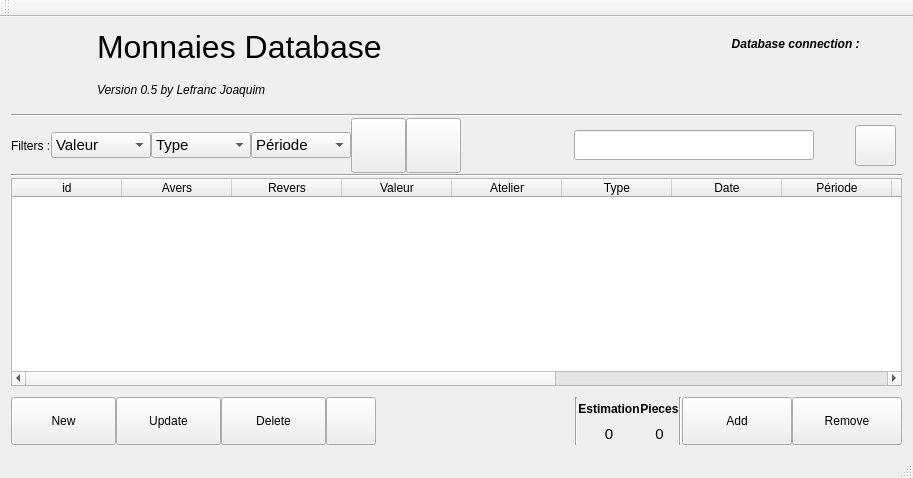
<?xml version="1.0" encoding="UTF-8"?>
<ui version="4.0">
 <class>MainWindow</class>
 <widget class="QMainWindow" name="MainWindow">
  <property name="geometry">
   <rect>
    <x>0</x>
    <y>0</y>
    <width>913</width>
    <height>478</height>
   </rect>
  </property>
  <property name="sizePolicy">
   <sizepolicy hsizetype="Expanding" vsizetype="Expanding">
    <horstretch>0</horstretch>
    <verstretch>0</verstretch>
   </sizepolicy>
  </property>
  <property name="windowTitle">
   <string>MainWindow</string>
  </property>
  <widget class="QWidget" name="centralWidget">
   <property name="sizePolicy">
    <sizepolicy hsizetype="Expanding" vsizetype="Expanding">
     <horstretch>0</horstretch>
     <verstretch>0</verstretch>
    </sizepolicy>
   </property>
   <layout class="QGridLayout" name="gridLayout_2">
    <item row="0" column="0">
     <layout class="QGridLayout" name="gridLayout" rowstretch="0,0,0,0,0,0,0,0,0" columnstretch="0">
      <property name="sizeConstraint">
       <enum>QLayout::SetDefaultConstraint</enum>
      </property>
      <property name="verticalSpacing">
       <number>1</number>
      </property>
      <item row="5" column="0">
       <widget class="Line" name="line">
        <property name="orientation">
         <enum>Qt::Horizontal</enum>
        </property>
       </widget>
      </item>
      <item row="6" column="0">
       <widget class="QTableWidget" name="tableWidgetView">
        <property name="maximumSize">
         <size>
          <width>16777215</width>
          <height>16777215</height>
         </size>
        </property>
        <property name="lineWidth">
         <number>1</number>
        </property>
        <property name="horizontalScrollBarPolicy">
         <enum>Qt::ScrollBarAsNeeded</enum>
        </property>
        <property name="editTriggers">
         <set>QAbstractItemView::NoEditTriggers</set>
        </property>
        <property name="showDropIndicator" stdset="0">
         <bool>false</bool>
        </property>
        <property name="dragDropOverwriteMode">
         <bool>false</bool>
        </property>
        <property name="selectionMode">
         <enum>QAbstractItemView::ExtendedSelection</enum>
        </property>
        <property name="selectionBehavior">
         <enum>QAbstractItemView::SelectRows</enum>
        </property>
        <property name="iconSize">
         <size>
          <width>0</width>
          <height>0</height>
         </size>
        </property>
        <property name="textElideMode">
         <enum>Qt::ElideRight</enum>
        </property>
        <property name="sortingEnabled">
         <bool>false</bool>
        </property>
        <property name="wordWrap">
         <bool>false</bool>
        </property>
        <property name="cornerButtonEnabled">
         <bool>false</bool>
        </property>
        <property name="rowCount">
         <number>0</number>
        </property>
        <attribute name="horizontalHeaderCascadingSectionResizes">
         <bool>true</bool>
        </attribute>
        <attribute name="horizontalHeaderDefaultSectionSize">
         <number>110</number>
        </attribute>
        <attribute name="horizontalHeaderHighlightSections">
         <bool>false</bool>
        </attribute>
        <attribute name="horizontalHeaderMinimumSectionSize">
         <number>4</number>
        </attribute>
        <attribute name="verticalHeaderVisible">
         <bool>false</bool>
        </attribute>
        <attribute name="verticalHeaderDefaultSectionSize">
         <number>150</number>
        </attribute>
        <column>
         <property name="text">
          <string>id</string>
         </property>
        </column>
        <column>
         <property name="text">
          <string>Avers</string>
         </property>
        </column>
        <column>
         <property name="text">
          <string>Revers</string>
         </property>
        </column>
        <column>
         <property name="text">
          <string>Valeur</string>
         </property>
        </column>
        <column>
         <property name="text">
          <string>Atelier</string>
         </property>
        </column>
        <column>
         <property name="text">
          <string>Type</string>
         </property>
        </column>
        <column>
         <property name="text">
          <string>Date</string>
         </property>
        </column>
        <column>
         <property name="text">
          <string>Période</string>
         </property>
        </column>
        <column>
         <property name="text">
          <string>Etat</string>
         </property>
        </column>
        <column>
         <property name="text">
          <string>Métal</string>
         </property>
        </column>
        <column>
         <property name="text">
          <string>Poids (g)</string>
         </property>
        </column>
        <column>
         <property name="text">
          <string>Estimation (€)</string>
         </property>
        </column>
        <column>
         <property name="text">
          <string>Quantité</string>
         </property>
        </column>
       </widget>
      </item>
      <item row="7" column="0">
       <spacer name="verticalSpacer">
        <property name="orientation">
         <enum>Qt::Vertical</enum>
        </property>
        <property name="sizeType">
         <enum>QSizePolicy::Fixed</enum>
        </property>
        <property name="sizeHint" stdset="0">
         <size>
          <width>20</width>
          <height>10</height>
         </size>
        </property>
       </spacer>
      </item>
      <item row="2" column="0">
       <spacer name="verticalSpacer_2">
        <property name="orientation">
         <enum>Qt::Vertical</enum>
        </property>
        <property name="sizeType">
         <enum>QSizePolicy::Minimum</enum>
        </property>
        <property name="sizeHint" stdset="0">
         <size>
          <width>20</width>
          <height>5</height>
         </size>
        </property>
       </spacer>
      </item>
      <item row="4" column="0">
       <layout class="QHBoxLayout" name="horizontalLayout_3">
        <property name="spacing">
         <number>-1</number>
        </property>
        <property name="sizeConstraint">
         <enum>QLayout::SetDefaultConstraint</enum>
        </property>
        <property name="bottomMargin">
         <number>0</number>
        </property>
        <item>
         <widget class="QLabel" name="label_3">
          <property name="maximumSize">
           <size>
            <width>60</width>
            <height>16777215</height>
           </size>
          </property>
          <property name="text">
           <string>Filters :</string>
          </property>
         </widget>
        </item>
        <item>
         <widget class="QComboBox" name="comboBoxValeur">
          <property name="minimumSize">
           <size>
            <width>100</width>
            <height>0</height>
           </size>
          </property>
          <property name="maximumSize">
           <size>
            <width>100</width>
            <height>16777215</height>
           </size>
          </property>
          <property name="font">
           <font>
            <pointsize>11</pointsize>
           </font>
          </property>
          <item>
           <property name="text">
            <string>Valeur</string>
           </property>
          </item>
         </widget>
        </item>
        <item>
         <widget class="QComboBox" name="comboBoxType">
          <property name="minimumSize">
           <size>
            <width>100</width>
            <height>0</height>
           </size>
          </property>
          <property name="maximumSize">
           <size>
            <width>100</width>
            <height>16777215</height>
           </size>
          </property>
          <property name="font">
           <font>
            <pointsize>11</pointsize>
           </font>
          </property>
          <item>
           <property name="text">
            <string>Type</string>
           </property>
          </item>
         </widget>
        </item>
        <item>
         <widget class="QComboBox" name="comboBoxPeriode">
          <property name="minimumSize">
           <size>
            <width>100</width>
            <height>0</height>
           </size>
          </property>
          <property name="maximumSize">
           <size>
            <width>100</width>
            <height>16777215</height>
           </size>
          </property>
          <property name="font">
           <font>
            <pointsize>11</pointsize>
           </font>
          </property>
          <item>
           <property name="text">
            <string>Période</string>
           </property>
          </item>
         </widget>
        </item>
        <item>
         <widget class="QPushButton" name="pushButtonSearch">
          <property name="minimumSize">
           <size>
            <width>55</width>
            <height>55</height>
           </size>
          </property>
          <property name="maximumSize">
           <size>
            <width>55</width>
            <height>55</height>
           </size>
          </property>
          <property name="text">
           <string/>
          </property>
          <property name="icon">
           <iconset>
            <normaloff>:/resources/img/resources/img/Right.png</normaloff>:/resources/img/resources/img/Right.png</iconset>
          </property>
          <property name="iconSize">
           <size>
            <width>32</width>
            <height>32</height>
           </size>
          </property>
         </widget>
        </item>
        <item>
         <widget class="QPushButton" name="pushButtonResetFilters">
          <property name="minimumSize">
           <size>
            <width>55</width>
            <height>55</height>
           </size>
          </property>
          <property name="maximumSize">
           <size>
            <width>55</width>
            <height>16777215</height>
           </size>
          </property>
          <property name="text">
           <string/>
          </property>
          <property name="icon">
           <iconset>
            <normaloff>:/resources/img/resources/img/Synchonize.png</normaloff>:/resources/img/resources/img/Synchonize.png</iconset>
          </property>
          <property name="iconSize">
           <size>
            <width>32</width>
            <height>32</height>
           </size>
          </property>
         </widget>
        </item>
        <item>
         <spacer name="horizontalSpacer_2">
          <property name="orientation">
           <enum>Qt::Horizontal</enum>
          </property>
          <property name="sizeHint" stdset="0">
           <size>
            <width>40</width>
            <height>20</height>
           </size>
          </property>
         </spacer>
        </item>
        <item>
         <widget class="QLineEdit" name="lineEditSearch">
          <property name="minimumSize">
           <size>
            <width>240</width>
            <height>30</height>
           </size>
          </property>
          <property name="maximumSize">
           <size>
            <width>240</width>
            <height>30</height>
           </size>
          </property>
          <property name="text">
           <string/>
          </property>
         </widget>
        </item>
        <item>
         <widget class="QLabel" name="label_9">
          <property name="minimumSize">
           <size>
            <width>41</width>
            <height>41</height>
           </size>
          </property>
          <property name="maximumSize">
           <size>
            <width>41</width>
            <height>41</height>
           </size>
          </property>
          <property name="text">
           <string/>
          </property>
          <property name="pixmap">
           <pixmap>:/resources/img/resources/img/search.png</pixmap>
          </property>
          <property name="scaledContents">
           <bool>true</bool>
          </property>
         </widget>
        </item>
        <item>
         <widget class="QPushButton" name="pushButtonSettings">
          <property name="minimumSize">
           <size>
            <width>41</width>
            <height>41</height>
           </size>
          </property>
          <property name="maximumSize">
           <size>
            <width>41</width>
            <height>41</height>
           </size>
          </property>
          <property name="text">
           <string/>
          </property>
          <property name="icon">
           <iconset>
            <normaloff>:/resources/img/resources/img/Settings.png</normaloff>:/resources/img/resources/img/Settings.png</iconset>
          </property>
          <property name="iconSize">
           <size>
            <width>32</width>
            <height>32</height>
           </size>
          </property>
         </widget>
        </item>
        <item>
         <spacer name="horizontalSpacer_3">
          <property name="orientation">
           <enum>Qt::Horizontal</enum>
          </property>
          <property name="sizeType">
           <enum>QSizePolicy::Minimum</enum>
          </property>
          <property name="sizeHint" stdset="0">
           <size>
            <width>6</width>
            <height>20</height>
           </size>
          </property>
         </spacer>
        </item>
       </layout>
      </item>
      <item row="3" column="0">
       <widget class="Line" name="line_2">
        <property name="orientation">
         <enum>Qt::Horizontal</enum>
        </property>
       </widget>
      </item>
      <item row="0" column="0" rowspan="2">
       <layout class="QHBoxLayout" name="horizontalLayout_4">
        <item>
         <widget class="QLabel" name="label_5">
          <property name="minimumSize">
           <size>
            <width>80</width>
            <height>80</height>
           </size>
          </property>
          <property name="maximumSize">
           <size>
            <width>80</width>
            <height>80</height>
           </size>
          </property>
          <property name="text">
           <string/>
          </property>
          <property name="pixmap">
           <pixmap>:/resources/img/resources/img/Money.png</pixmap>
          </property>
          <property name="scaledContents">
           <bool>true</bool>
          </property>
         </widget>
        </item>
        <item>
         <layout class="QVBoxLayout" name="verticalLayout_4">
          <item>
           <widget class="QLabel" name="label">
            <property name="font">
             <font>
              <pointsize>24</pointsize>
             </font>
            </property>
            <property name="text">
             <string>Monnaies Database</string>
            </property>
            <property name="alignment">
             <set>Qt::AlignLeading|Qt::AlignLeft|Qt::AlignVCenter</set>
            </property>
           </widget>
          </item>
          <item>
           <widget class="QLabel" name="label_2">
            <property name="font">
             <font>
              <weight>50</weight>
              <italic>true</italic>
              <bold>false</bold>
             </font>
            </property>
            <property name="layoutDirection">
             <enum>Qt::LeftToRight</enum>
            </property>
            <property name="text">
             <string>Version 0.5 by Lefranc Joaquim</string>
            </property>
            <property name="alignment">
             <set>Qt::AlignLeading|Qt::AlignLeft|Qt::AlignVCenter</set>
            </property>
           </widget>
          </item>
         </layout>
        </item>
        <item>
         <widget class="QFrame" name="frame">
          <property name="maximumSize">
           <size>
            <width>200</width>
            <height>16777215</height>
           </size>
          </property>
          <property name="frameShape">
           <enum>QFrame::NoFrame</enum>
          </property>
          <property name="frameShadow">
           <enum>QFrame::Raised</enum>
          </property>
          <widget class="QLabel" name="labelConnected">
           <property name="geometry">
            <rect>
             <x>160</x>
             <y>0</y>
             <width>31</width>
             <height>31</height>
            </rect>
           </property>
           <property name="minimumSize">
            <size>
             <width>31</width>
             <height>31</height>
            </size>
           </property>
           <property name="maximumSize">
            <size>
             <width>31</width>
             <height>31</height>
            </size>
           </property>
           <property name="text">
            <string/>
           </property>
           <property name="pixmap">
            <pixmap>:/resources/img/resources/img/Tick.png</pixmap>
           </property>
           <property name="scaledContents">
            <bool>true</bool>
           </property>
          </widget>
          <widget class="QLabel" name="labelNotConnected">
           <property name="geometry">
            <rect>
             <x>160</x>
             <y>0</y>
             <width>31</width>
             <height>31</height>
            </rect>
           </property>
           <property name="minimumSize">
            <size>
             <width>31</width>
             <height>31</height>
            </size>
           </property>
           <property name="maximumSize">
            <size>
             <width>31</width>
             <height>31</height>
            </size>
           </property>
           <property name="text">
            <string/>
           </property>
           <property name="pixmap">
            <pixmap>:/resources/img/resources/img/Error.png</pixmap>
           </property>
           <property name="scaledContents">
            <bool>true</bool>
           </property>
          </widget>
          <widget class="QLabel" name="label_4">
           <property name="geometry">
            <rect>
             <x>10</x>
             <y>0</y>
             <width>151</width>
             <height>31</height>
            </rect>
           </property>
           <property name="font">
            <font>
             <weight>75</weight>
             <italic>true</italic>
             <bold>true</bold>
            </font>
           </property>
           <property name="layoutDirection">
            <enum>Qt::LeftToRight</enum>
           </property>
           <property name="text">
            <string>Database connection : </string>
           </property>
           <property name="alignment">
            <set>Qt::AlignRight|Qt::AlignTrailing|Qt::AlignVCenter</set>
           </property>
          </widget>
         </widget>
        </item>
       </layout>
      </item>
      <item row="8" column="0">
       <layout class="QHBoxLayout" name="horizontalLayout">
        <property name="spacing">
         <number>-1</number>
        </property>
        <property name="sizeConstraint">
         <enum>QLayout::SetDefaultConstraint</enum>
        </property>
        <item>
         <widget class="QPushButton" name="pushButtonAdd">
          <property name="minimumSize">
           <size>
            <width>105</width>
            <height>48</height>
           </size>
          </property>
          <property name="maximumSize">
           <size>
            <width>105</width>
            <height>48</height>
           </size>
          </property>
          <property name="text">
           <string>New</string>
          </property>
          <property name="icon">
           <iconset>
            <normaloff>:/resources/img/resources/img/New.png</normaloff>:/resources/img/resources/img/New.png</iconset>
          </property>
          <property name="iconSize">
           <size>
            <width>32</width>
            <height>32</height>
           </size>
          </property>
          <property name="autoDefault">
           <bool>false</bool>
          </property>
          <property name="default">
           <bool>false</bool>
          </property>
          <property name="flat">
           <bool>false</bool>
          </property>
         </widget>
        </item>
        <item>
         <widget class="QPushButton" name="pushButtonUpdate">
          <property name="minimumSize">
           <size>
            <width>105</width>
            <height>48</height>
           </size>
          </property>
          <property name="maximumSize">
           <size>
            <width>105</width>
            <height>48</height>
           </size>
          </property>
          <property name="text">
           <string>Update</string>
          </property>
          <property name="icon">
           <iconset>
            <normaloff>:/resources/img/resources/img/Update.png</normaloff>:/resources/img/resources/img/Update.png</iconset>
          </property>
          <property name="iconSize">
           <size>
            <width>32</width>
            <height>32</height>
           </size>
          </property>
          <property name="autoDefault">
           <bool>false</bool>
          </property>
          <property name="default">
           <bool>false</bool>
          </property>
          <property name="flat">
           <bool>false</bool>
          </property>
         </widget>
        </item>
        <item>
         <widget class="QPushButton" name="pushButtonDelete">
          <property name="minimumSize">
           <size>
            <width>105</width>
            <height>48</height>
           </size>
          </property>
          <property name="maximumSize">
           <size>
            <width>105</width>
            <height>48</height>
           </size>
          </property>
          <property name="text">
           <string>Delete</string>
          </property>
          <property name="icon">
           <iconset>
            <normaloff>:/resources/img/resources/img/Delete.png</normaloff>:/resources/img/resources/img/Delete.png</iconset>
          </property>
          <property name="iconSize">
           <size>
            <width>32</width>
            <height>32</height>
           </size>
          </property>
          <property name="autoDefault">
           <bool>false</bool>
          </property>
          <property name="default">
           <bool>false</bool>
          </property>
          <property name="flat">
           <bool>false</bool>
          </property>
         </widget>
        </item>
        <item>
         <widget class="QPushButton" name="pushButtonOpenViewer">
          <property name="minimumSize">
           <size>
            <width>50</width>
            <height>48</height>
           </size>
          </property>
          <property name="maximumSize">
           <size>
            <width>100</width>
            <height>48</height>
           </size>
          </property>
          <property name="text">
           <string/>
          </property>
          <property name="icon">
           <iconset>
            <normaloff>:/resources/img/resources/img/Photography-icon.png</normaloff>:/resources/img/resources/img/Photography-icon.png</iconset>
          </property>
          <property name="iconSize">
           <size>
            <width>32</width>
            <height>32</height>
           </size>
          </property>
         </widget>
        </item>
        <item>
         <spacer name="horizontalSpacer">
          <property name="orientation">
           <enum>Qt::Horizontal</enum>
          </property>
          <property name="sizeHint" stdset="0">
           <size>
            <width>40</width>
            <height>20</height>
           </size>
          </property>
         </spacer>
        </item>
        <item>
         <widget class="Line" name="line_3">
          <property name="orientation">
           <enum>Qt::Vertical</enum>
          </property>
         </widget>
        </item>
        <item>
         <layout class="QVBoxLayout" name="verticalLayout_5">
          <property name="spacing">
           <number>1</number>
          </property>
          <item>
           <widget class="QLabel" name="label_10">
            <property name="minimumSize">
             <size>
              <width>0</width>
              <height>0</height>
             </size>
            </property>
            <property name="maximumSize">
             <size>
              <width>16777215</width>
              <height>16777215</height>
             </size>
            </property>
            <property name="font">
             <font>
              <weight>75</weight>
              <bold>true</bold>
             </font>
            </property>
            <property name="text">
             <string>Estimation</string>
            </property>
            <property name="alignment">
             <set>Qt::AlignCenter</set>
            </property>
           </widget>
          </item>
          <item>
           <widget class="QLabel" name="labelEstimation">
            <property name="font">
             <font>
              <pointsize>11</pointsize>
             </font>
            </property>
            <property name="text">
             <string>0</string>
            </property>
            <property name="alignment">
             <set>Qt::AlignCenter</set>
            </property>
           </widget>
          </item>
         </layout>
        </item>
        <item>
         <layout class="QVBoxLayout" name="verticalLayout_3">
          <property name="spacing">
           <number>1</number>
          </property>
          <item>
           <widget class="QLabel" name="label_8">
            <property name="minimumSize">
             <size>
              <width>0</width>
              <height>0</height>
             </size>
            </property>
            <property name="maximumSize">
             <size>
              <width>16777215</width>
              <height>16777215</height>
             </size>
            </property>
            <property name="font">
             <font>
              <weight>75</weight>
              <bold>true</bold>
             </font>
            </property>
            <property name="text">
             <string>Pieces</string>
            </property>
            <property name="alignment">
             <set>Qt::AlignCenter</set>
            </property>
           </widget>
          </item>
          <item>
           <widget class="QLabel" name="labelNumberPieces">
            <property name="font">
             <font>
              <pointsize>11</pointsize>
             </font>
            </property>
            <property name="text">
             <string>0</string>
            </property>
            <property name="alignment">
             <set>Qt::AlignCenter</set>
            </property>
           </widget>
          </item>
         </layout>
        </item>
        <item>
         <widget class="Line" name="line_4">
          <property name="orientation">
           <enum>Qt::Vertical</enum>
          </property>
         </widget>
        </item>
        <item>
         <widget class="QPushButton" name="pushButtonAddStock">
          <property name="minimumSize">
           <size>
            <width>110</width>
            <height>48</height>
           </size>
          </property>
          <property name="maximumSize">
           <size>
            <width>48</width>
            <height>16777215</height>
           </size>
          </property>
          <property name="text">
           <string>Add</string>
          </property>
          <property name="icon">
           <iconset>
            <normaloff>:/resources/img/resources/img/Plus.png</normaloff>:/resources/img/resources/img/Plus.png</iconset>
          </property>
          <property name="iconSize">
           <size>
            <width>32</width>
            <height>32</height>
           </size>
          </property>
          <property name="autoDefault">
           <bool>false</bool>
          </property>
          <property name="default">
           <bool>false</bool>
          </property>
          <property name="flat">
           <bool>false</bool>
          </property>
         </widget>
        </item>
        <item>
         <widget class="QPushButton" name="pushButtonRemove">
          <property name="minimumSize">
           <size>
            <width>110</width>
            <height>48</height>
           </size>
          </property>
          <property name="maximumSize">
           <size>
            <width>110</width>
            <height>48</height>
           </size>
          </property>
          <property name="text">
           <string>Remove</string>
          </property>
          <property name="icon">
           <iconset>
            <normaloff>:/resources/img/resources/img/Minus.png</normaloff>:/resources/img/resources/img/Minus.png</iconset>
          </property>
          <property name="iconSize">
           <size>
            <width>32</width>
            <height>32</height>
           </size>
          </property>
          <property name="autoDefault">
           <bool>false</bool>
          </property>
          <property name="default">
           <bool>false</bool>
          </property>
          <property name="flat">
           <bool>false</bool>
          </property>
         </widget>
        </item>
       </layout>
      </item>
     </layout>
    </item>
   </layout>
  </widget>
  <widget class="QMenuBar" name="menuBar">
   <property name="geometry">
    <rect>
     <x>0</x>
     <y>0</y>
     <width>913</width>
     <height>22</height>
    </rect>
   </property>
  </widget>
  <widget class="QToolBar" name="mainToolBar">
   <attribute name="toolBarArea">
    <enum>TopToolBarArea</enum>
   </attribute>
   <attribute name="toolBarBreak">
    <bool>false</bool>
   </attribute>
  </widget>
  <widget class="QStatusBar" name="statusBar"/>
 </widget>
 <layoutdefault spacing="6" margin="11"/>
 <resources/>
 <connections/>
</ui>
